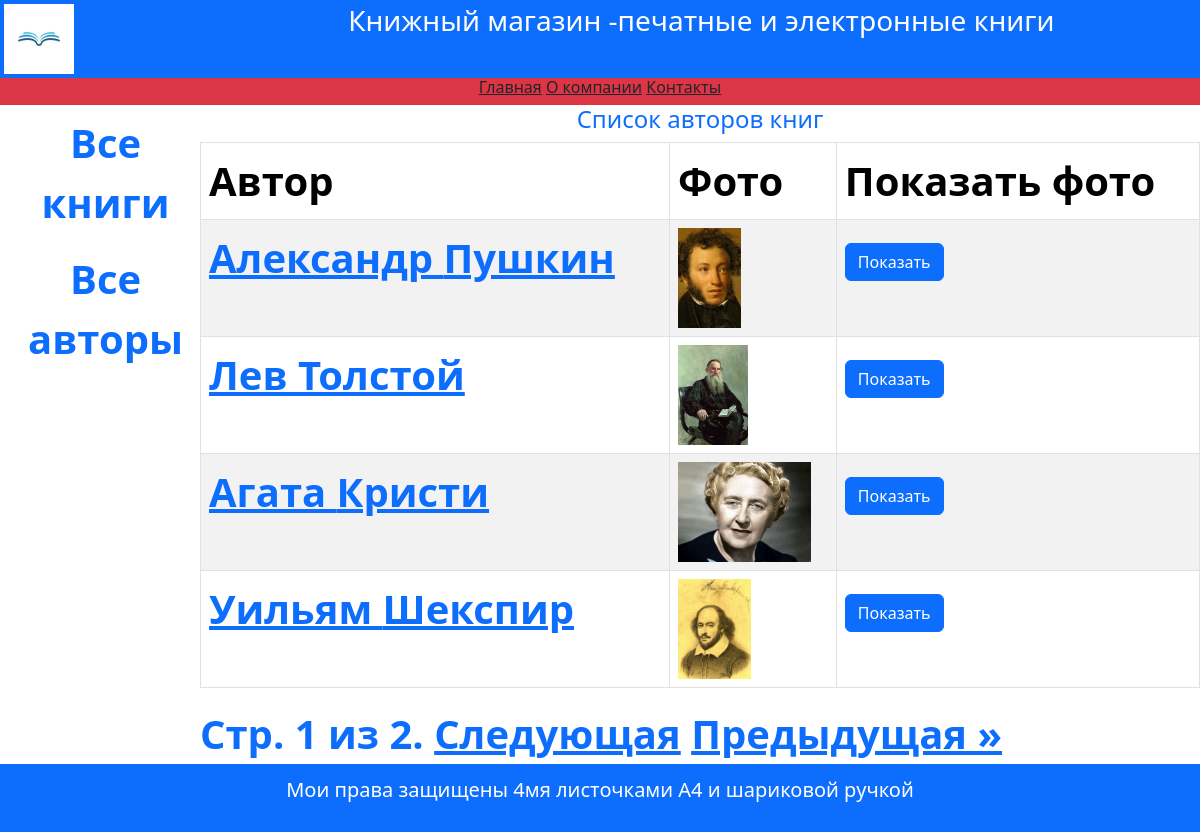
Page /author/ on the committed database.
### catalog/models.py (models this page shows, shortened)
class Author(models.Model):
    first_name = models.CharField(max_length=100,
                                  help_text='Введите имя автора',
                                  verbose_name='Имя автора')
    last_name = models.CharField(max_length=100,
                                  help_text='Введите фамилию автора',
                                  verbose_name='Фамилия автора')
    date_of_birth = models.DateField(help_text='Введите дату рождения',
                                     verbose_name='Дата рождения',
                                     null=True, blank=True)
    about = models.TextField(help_text='Введите сведения об авторе',
                             verbose_name='Сведения об авторе')
    photo = models.ImageField(upload_to='images',
                              help_text='Введите фото автора',
                              verbose_name='Фото автора',
                              null=True, blank=True)

### catalog/views.py (the view)
# urls.py: path('author/', views.AuthorListView.as_view(), name ='author-list'),
class AuthorListView(ListView):
    model=Author
    paginate_by = 4

### catalog/templates/catalog/author_list.html
{% extends "catalog/base.html" %}
{% block content %}
  <h4>Список авторов книг</h4>
  {% if author_list %}
    <table class="table table-striped table-bordered text-start">
      <thead>
        <tr>
          <th>Автор</th>
          <th>Фото</th>
          <th>Показать фото</th>
        </tr>
      </thead>
      <tbody>
        {% for author in author_list %}
          <tr>
            <td>
              <a href="{{ author.id }}/">{{ author.first_name }} {{ author.last_name }}</a>
            </td>
            <td>
              <img src="{{ author.photo.url }}" alt="Фото автора" style="max-height:100px">
            </td>
            <td>
              <a href="{{ author.photo.url }}" class="btn btn-primary" target="_blank">Показать</a>
            </td>
          </tr>
        {% endfor %}
      </tbody>
    </table>
  {% else %}
    <p>В базе данных нет авторов</p>
  {% endif %}
{% endblock %}

### catalog/templates/catalog/base.html (shortened to what this page needs)
<!DOCTYPE html>
<html lang="en">
<head>
  {% load static %}
  <link rel="stylesheet" href="{% static 'css/bootstrap.min.css' %}">
</head>
<body>
  <div class="wrapper">
    <div class="container-fluid p-1 bg-primary text-white text-center">
      <div class="row">
        <div class="col-2 text-start">
          <img src="{% static 'images/logo.jpg' %}" width="70" height="70">
        </div>
        <div class="col-10">
          <h3>Книжный магазин -печатные и электронные книги</h3>
        </div>
      </div>
    </div>
    <div class="container-fluid">
      <div class="row bg-danger text-center ">
        <h6>
          <a href="{% url 'index' %}" class="text-dark">Главная</a>
          <a href="{% url 'about' %}" class="text-dark">О компании</a>
          <a href="{% url 'contact' %}" class="text-dark">Контакты</a>
        </h6>
      </div>
    </div>
    <div class="container-fluid">
      <div class="row text-center text-primary fs-1 fw-bold">
        <div class="col-2">
          {% block sidebar %}
          <nav class="nav flex-column">
            <a class="nav-link" href="{% url 'books' %}">Все книги</a>
            <a class="nav-link" href="{% url 'author-list' %}">Все авторы</a>
          </nav>
          {% endblock sidebar %}
        </div>
        <div class="col-10">
          <div class="row text-center">
            {% block content %}
            {% endblock content %}
            <div class="pagination">
              <span class="step-links">
                {% if page_obj.paginator.num_pages > 1 %}
                  <span class="current">
                    Стр. {{ page_obj.number }} из {{ page_obj.paginator.num_pages }}.
                  </span>
                  {% if page_obj.has_next %}
                    <a href="?page={{ page_obj.next_page_number }}">Следующая</a>
                    <a href="?page={{ page_obj.paginator.num_pages }}">Предыдущая &raquo;</a>
                  {% endif %}
                {% endif %}
              </span>
            </div>
          </div>
        </div>
      </div>
    </div>
  </div>
  <footer class="container-fluid bg-primary text-center text-white lh-1 py-3 fs-5">
    {% block footer %}
    <p>Мои права защищены 4мя листочками А4 и шариковой ручкой</p>
    {% endblock footer %}
  </footer>
</body>
</html>

### catalog/templates/catalog/base.html (style rules this page uses)
body { display: flex; flex-direction: column; min-height: 100vh; }
.wrapper { flex: 1; }

### rows in the picture
Author: first_name "Александр", last_name "Пушкин", photo (picture)
Author: first_name "Лев", last_name "Толстой", photo (picture)
Author: first_name "Агата", last_name "Кристи", photo (picture)
Author: first_name "Уильям", last_name "Шекспир", photo (picture)

### other values in the picture
{{ page_obj.number }} "1"
{{ page_obj.paginator.num_pages }} "2"
